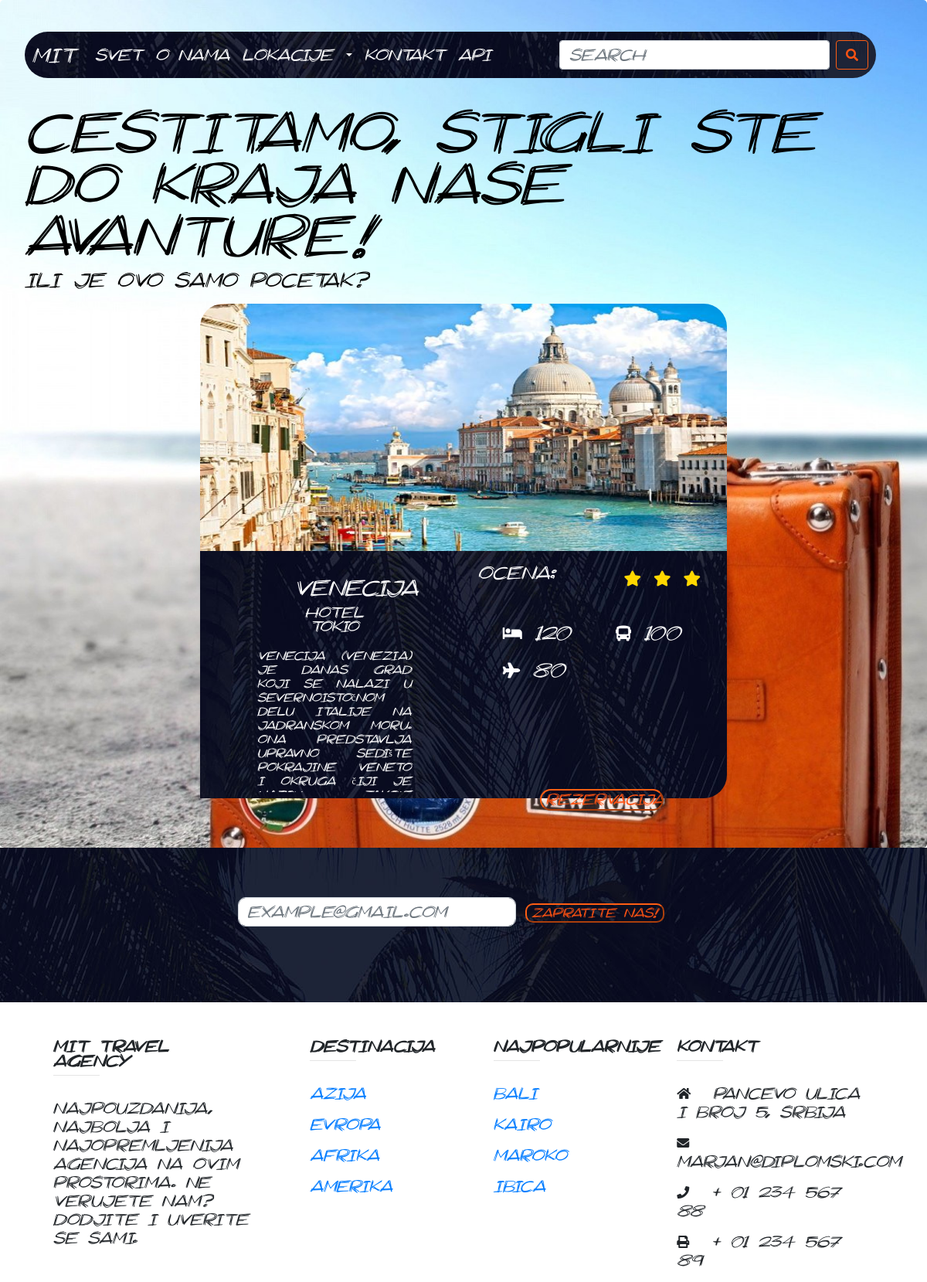
The app's page /destinacija/venecija with its own data.
### models.py (models this page shows)
class Destinacija(db.Model):
    __table_args__  = {'extend_existing': True}
    id              = db.Column(db.Integer, primary_key=True)
    naziv           = db.Column(db.String(64), index=True)
    hotel           = db.Column(db.String(64))
    opis            = db.Column(db.String(600), index=True)
    zvezdice        = db.Column(db.Integer, index=True)
    cena_smestaj    = db.Column(db.Integer, unique=False)
    cena_avion      = db.Column(db.Integer, unique=False)
    cena_bus        = db.Column(db.Integer, unique=False)
    last_min        = db.Column(db.Boolean, unique=False)
    id_drzava       = db.Column(db.Integer)
    slika_URL       = db.Column(db.String(255))
    lajkovi         = db.Column(db.Integer)
    omiljeno        = db.Column(db.Integer)
    url             = db.Column(db.String(255))
    aranzmani = db.relationship('Aranzman', passive_deletes=True)

### routes.py (the view)
@app.route('/destinacija/<string:destin>', methods=['GET'])
def destinacija(destin):
    dest = Destinacija.query.filter(Destinacija.naziv==destin).first()
    if dest:
        aranzmani = Aranzman.query.filter(Aranzman.id_destinacija==dest.id).all()
        print(aranzmani)
        return render_template('destinacija.html', dest=dest, aranzmani = aranzmani)
    return render_template('404.html')

### templates/destinacija.html (shortened to what this page needs)
<!doctype html>
  <html lang="en">
      <head>
    <link rel="stylesheet" href="https://use.fontawesome.com/releases/v5.2.0/css/all.css">
        <link rel="stylesheet" href="https://stackpath.bootstrapcdn.com/bootstrap/4.1.3/css/bootstrap.min.css">
        <link rel="stylesheet" href={{ url_for('static', filename='css/style.css') }} type="text/css"/>
        <link rel="stylesheet" href={{ url_for('static', filename='css/destinacija.css') }} type="text/css"/>
      </head>
    <body onload="destinacija()">
        <div class="jumbotron">
          {% include 'navbar.html' %}
          <h1 class="display-4">Cestitamo, stigli ste do kraja nase avanture! </h1>
          <p class="lead">Ili je ovo samo pocetak?</p>
                <div class="main_div">
                  <div class="top_div">
                    <img src={{ dest.slika_URL }} alt="" id="slika">
                  </div>
                  <div class="bot_div">
                    <div class="naslov">
                      <h2>{{ dest.naziv }}</h2>
                      <h3>{{ dest.hotel }}</h3>
                      <p class="opis_ponude">
                        {{ dest.opis }}
                      </p>
                    </div>
                    <div class="info">
                      <div class="row2">
                        <p id="ocena">Ocena: </p>
                        <div class="stars">
                          {% for i in range(dest.zvezdice) %}
                            <i class="fas fa-star"></i>
                          {% endfor %}
                        </div>
                      </div>
                      <div class="row2">
                      <p class="cene">
                        <i class="fas fa-bed"></i>
                              {% if dest.cena_smestaj %}
                                {{dest.cena_smestaj}}
                              {% else %}
                                N/A
                              {% endif %}
                      </p>
                      <p class="cene">
                        <i class="fas fa-bus"></i>
                            {% if dest.cena_bus %}
                              {{dest.cena_bus}}
                            {% else %}
                              N/A
                            {% endif %}
                      </p>
                      <p class="cene">
                        <i class="fas fa-plane"></i>
                            {% if dest.cena_avion %}
                              {{dest.cena_avion}}
                            {% else %}
                              N/A
                            {% endif %}
                      </p>
                      </div>
                      <div class="row2 termini">
                      </div>
                      <div class="row2">
                        <input type="button" id="rezervisi" name="btn" value="Rezervacija">
                      </div>
                    </div>
                 </div>
              </div>
          </div>
      {% include 'subscribe_futer.html'%}
      </body>
    </html>

### static/css/style.css (style rules this page uses)
* { font-family: Scratchy; }
html,body { overflow-x:hidden; }
body { height: 100%; width: auto; background-size: cover; background-repeat: no-repeat; background-position: center bottom; }
h2,h4 { margin: 2vw auto; text-align: center; }
.jumbotron { background-color: transparent; height: auto; color:white; margin: 0px; padding-top:5px; width: auto; height: 100vh; }

### static/css/destinacija.css (style rules this page uses)
.jumbotron { background-image: url('../imgs/dest.jpg'); background-size: cover; height: auto; color: black; }
.main_div { position: relative; }
.main_div > * { width: 60%; margin:auto; height: 40vh; }
#slika { width:100%; margin: auto; display: block; height: 100%; border-radius: 30px 30px 0px 0px; }
.naslov { text-align: center; width: 49.5%; padding:25px; font-size: 25px; position: absolute; left: 5px; top:5px; bottom:5px; }
.bot_div { position: relative; background-image:url('../imgs/find.jpg'); color: white; height: 40vh; border-radius: 0px 0px 30px 0px; }
h2,h3 { width: 40%; margin:auto; padding: 5px; }
h2 { font-size: 22px!important; }
h3 { font-size: 15px!important; }
.opis_ponude { width: 80%; height: 25vh; overflow-y:scroll; margin:auto; text-align: justify; padding:15px; font-size: 12px; }
.info { position: absolute; right: 0px; top:0px; bottom:5px; width: 49.5%; height: 100%; }
.row2 { position: relative; width: 95%; min-height: 15%; margin: 15px; font-size: 2em; text-align: left; border-radius: 10px; }
.cene { font-size: 20px; padding: 10px; margin-left: 7%; display: inline; border-radius: 10px; transition: all 0.3s ease; }
#rezervisi { width:50%; height: 100%; margin: auto; display: block; margin-top: 10px; border-radius: 20px; font-size: 15px; transition: 0.2s all ease; border-color: #ff5e13; color: #ff5313; background-color: transparent; }
.stars { position: absolute; right: 10%; top:5px; display: inline-block; color: gold; font-size: 20px; }
.termini { height: 13vh; overflow-y: scroll; }
#ocena { font-size: 18px; }

### records on screen
Destinacija: slika_URL (picture), naziv "venecija", hotel "hotel Tokio", opis "Venecija (Venezia) je danas grad koji se nalazi u severnoistočnom delu Italije na Jadranskom moru. Ona predstavlja upravno sedište pokrajine Veneto i okruga čiji je…", zvezdice 3 (drawn), cena_smestaj "120", cena_bus "100", cena_avion "80"
